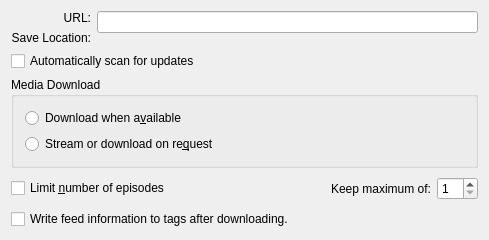
<?xml version="1.0" encoding="UTF-8"?>
<ui version="4.0">
 <author>Bart Cerneels</author>
 <class>PodcastSettingsBase</class>
 <widget class="QWidget" name="PodcastSettingsBase">
  <property name="windowModality">
   <enum>Qt::WindowModal</enum>
  </property>
  <property name="geometry">
   <rect>
    <x>0</x>
    <y>0</y>
    <width>489</width>
    <height>238</height>
   </rect>
  </property>
  <property name="sizePolicy">
   <sizepolicy hsizetype="MinimumExpanding" vsizetype="MinimumExpanding">
    <horstretch>0</horstretch>
    <verstretch>0</verstretch>
   </sizepolicy>
  </property>
  <property name="minimumSize">
   <size>
    <width>0</width>
    <height>0</height>
   </size>
  </property>
  <property name="windowTitle">
   <string>Podcast Configuration</string>
  </property>
  <layout class="QVBoxLayout" name="verticalLayout_4">
   <item>
    <layout class="QHBoxLayout" name="horizontalLayout">
     <item>
      <layout class="QVBoxLayout" name="verticalLayout_2">
       <item>
        <widget class="QLabel" name="m_urlLabel">
         <property name="minimumSize">
          <size>
           <width>25</width>
           <height>0</height>
          </size>
         </property>
         <property name="text">
          <string>URL:</string>
         </property>
         <property name="alignment">
          <set>Qt::AlignRight|Qt::AlignTrailing|Qt::AlignVCenter</set>
         </property>
        </widget>
       </item>
       <item>
        <widget class="QLabel" name="m_saveLocationlabel">
         <property name="text">
          <string>Save Location:</string>
         </property>
         <property name="alignment">
          <set>Qt::AlignRight|Qt::AlignTrailing|Qt::AlignVCenter</set>
         </property>
        </widget>
       </item>
      </layout>
     </item>
     <item>
      <layout class="QVBoxLayout" name="verticalLayout_3">
       <item>
        <widget class="QLineEdit" name="m_urlLineEdit"/>
       </item>
       <item>
        <widget class="KUrlRequester" name="m_saveLocation"/>
       </item>
      </layout>
     </item>
    </layout>
   </item>
   <item>
    <widget class="QCheckBox" name="m_autoFetchCheck">
     <property name="toolTip">
      <string>When checked, Amarok will automatically scan the podcast for updates</string>
     </property>
     <property name="whatsThis">
      <string>When checked, Amarok will automatically scan the podcast for updates</string>
     </property>
     <property name="text">
      <string>Automatically scan for updates</string>
     </property>
    </widget>
   </item>
   <item>
    <widget class="KButtonGroup" name="kbuttongroup">
     <property name="title">
      <string>Media Download</string>
     </property>
     <property name="checkable">
      <bool>false</bool>
     </property>
     <layout class="QVBoxLayout" name="verticalLayout">
      <item>
       <widget class="QRadioButton" name="m_downloadRadio">
        <property name="toolTip">
         <string>Download media as soon as it becomes available</string>
        </property>
        <property name="whatsThis">
         <string>Download media as soon as it becomes available</string>
        </property>
        <property name="text">
         <string>Download when a&amp;vailable</string>
        </property>
       </widget>
      </item>
      <item>
       <widget class="QRadioButton" name="m_streamRadio">
        <property name="toolTip">
         <string>Media must be explicitly downloaded, otherwise the podcast will be played from the remote server.</string>
        </property>
        <property name="whatsThis">
         <string>Media must be explicitly downloaded, otherwise the podcast will be played from the remote server.</string>
        </property>
        <property name="text">
         <string>Stream or download on re&amp;quest</string>
        </property>
       </widget>
      </item>
     </layout>
    </widget>
   </item>
   <item>
    <layout class="QHBoxLayout" name="horizontalLayout_2">
     <item>
      <widget class="QCheckBox" name="m_purgeCheck">
       <property name="toolTip">
        <string>If checked, Amarok will throw away old podcast episodes</string>
       </property>
       <property name="whatsThis">
        <string>If checked, Amarok will throw away old podcast episodes</string>
       </property>
       <property name="text">
        <string>Limit &amp;number of episodes</string>
       </property>
      </widget>
     </item>
     <item>
      <spacer name="spacer16">
       <property name="orientation">
        <enum>Qt::Horizontal</enum>
       </property>
       <property name="sizeType">
        <enum>QSizePolicy::Expanding</enum>
       </property>
       <property name="sizeHint" stdset="0">
        <size>
         <width>108</width>
         <height>29</height>
        </size>
       </property>
      </spacer>
     </item>
     <item>
      <widget class="QLabel" name="m_purgeCountLabel">
       <property name="text">
        <string>Keep maximum of:</string>
       </property>
       <property name="wordWrap">
        <bool>false</bool>
       </property>
      </widget>
     </item>
     <item>
      <widget class="KIntSpinBox" name="m_purgeCountSpinBox">
       <property name="toolTip">
        <string>The maximum number of podcast items to store</string>
       </property>
       <property name="whatsThis">
        <string>The maximum number of podcast items to store</string>
       </property>
       <property name="minimum">
        <number>1</number>
       </property>
      </widget>
     </item>
    </layout>
   </item>
   <item>
    <layout class="QHBoxLayout" name="m_writeTagsLayout">
     <item>
      <widget class="QCheckBox" name="m_writeTagsCheck">
       <property name="whatsThis">
        <string>The RSS feed and the tags in the downloaded file sometimes do not contain the same information. Writing the tags ensures the information in the playlist and on media devices will be the same as in the feed.</string>
       </property>
       <property name="text">
        <string>Write feed information to tags after downloading.</string>
       </property>
      </widget>
     </item>
     <item>
      <spacer name="horizontalSpacer">
       <property name="orientation">
        <enum>Qt::Horizontal</enum>
       </property>
       <property name="sizeHint" stdset="0">
        <size>
         <width>40</width>
         <height>20</height>
        </size>
       </property>
      </spacer>
     </item>
    </layout>
   </item>
  </layout>
 </widget>
 <layoutdefault spacing="6" margin="11"/>
 <customwidgets>
  <customwidget>
   <class>KButtonGroup</class>
   <extends>QGroupBox</extends>
   <header>kbuttongroup.h</header>
   <container>1</container>
  </customwidget>
  <customwidget>
   <class>KIntSpinBox</class>
   <extends>QSpinBox</extends>
   <header>knuminput.h</header>
   <container>1</container>
  </customwidget>
  <customwidget>
   <class>KUrlRequester</class>
   <extends>QFrame</extends>
   <header>kurlrequester.h</header>
   <container>1</container>
  </customwidget>
 </customwidgets>
 <includes>
  <include location="local">kurlrequester.h</include>
  <include location="local">klineedit.h</include>
  <include location="local">kpushbutton.h</include>
 </includes>
 <resources/>
 <connections>
  <connection>
   <sender>m_purgeCheck</sender>
   <signal>toggled(bool)</signal>
   <receiver>m_purgeCountSpinBox</receiver>
   <slot>setEnabled(bool)</slot>
   <hints>
    <hint type="sourcelabel">
     <x>20</x>
     <y>20</y>
    </hint>
    <hint type="destinationlabel">
     <x>20</x>
     <y>20</y>
    </hint>
   </hints>
  </connection>
  <connection>
   <sender>m_purgeCheck</sender>
   <signal>toggled(bool)</signal>
   <receiver>m_purgeCountLabel</receiver>
   <slot>setEnabled(bool)</slot>
   <hints>
    <hint type="sourcelabel">
     <x>20</x>
     <y>20</y>
    </hint>
    <hint type="destinationlabel">
     <x>20</x>
     <y>20</y>
    </hint>
   </hints>
  </connection>
 </connections>
</ui>
